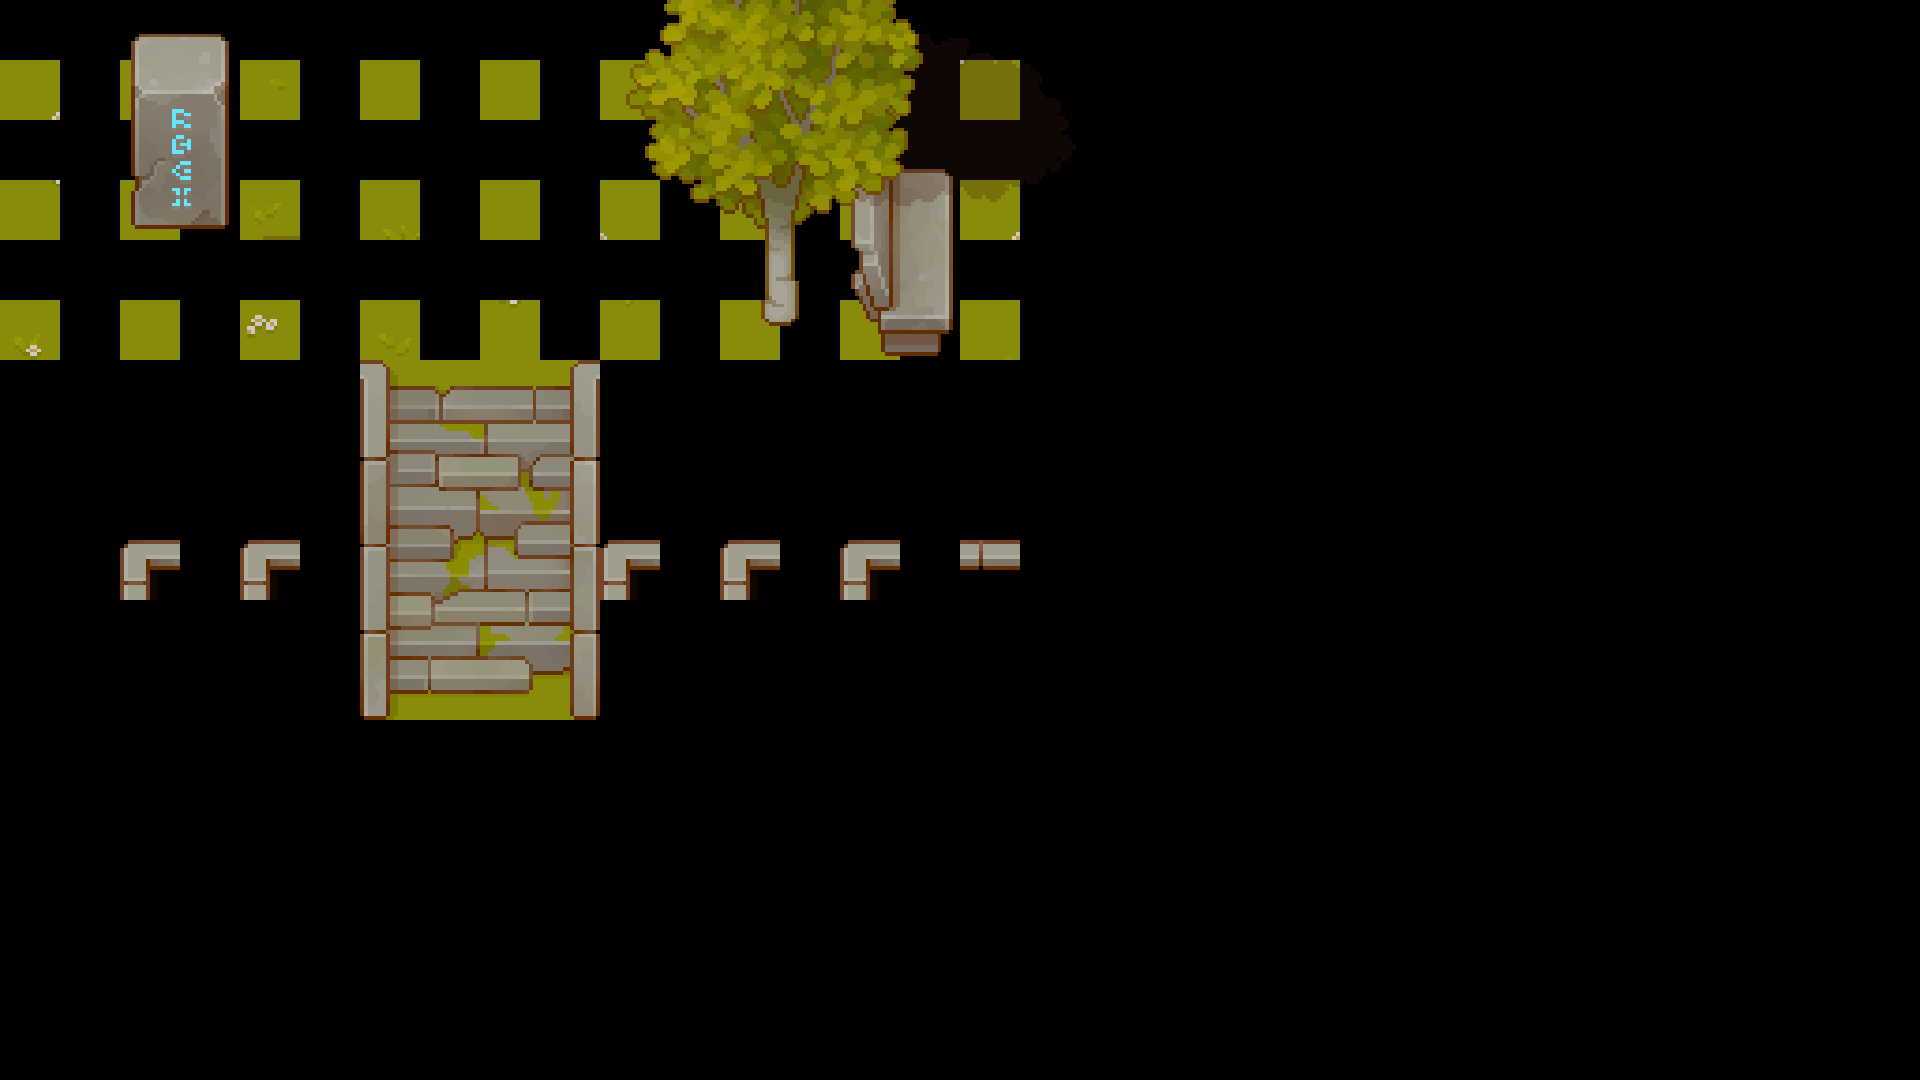

Tiled map render using the project's own tile images. Description and the whole map definition, tile-layer contents included, below:
An orthogonal 16x9 tile map with 120x120 px tiles, 7 tile layers (Calque de Tuiles 1, Calque de Tuiles 2, Shadow, Calque de Tuiles 3, ...), 7 tilesets and 12 objects.

<map version="1.10" tiledversion="1.11.2" orientation="orthogonal" renderorder="right-down" width="16" height="9" tilewidth="120" tileheight="120" infinite="0" nextlayerid="9" nextobjectid="18">
 <tileset firstgid="1" source="TX Tileset Grass 960.tsx" />
 <tileset firstgid="65" source="TX Tileset Wall 1920.tsx" />
 <tileset firstgid="321" source="TX Struct 1920.tsx" />
 <tileset firstgid="577" source="TX Props 1920.tsx" />
 <tileset firstgid="833" source="TX Plant 1920.tsx" />
 <tileset firstgid="1089" source="TX Shadow Plant 1920.tsx" />
 <tileset firstgid="1345" source="TX Shadow 1920.tsx" />
 <layer id="2" name="Calque de Tuiles 1" width="16" height="9">
  <data encoding="csv">
9,1,6,1,1,15,1,1,26,0,0,0,0,0,0,0,
25,1,1,1,1,1,1,1,9,0,0,0,0,0,0,0,
13,1,30,1,18,19,1,1,15,0,0,0,0,0,0,0,
0,0,0,0,0,0,0,0,0,0,0,0,0,0,0,0,
0,0,0,0,0,0,0,0,0,0,0,0,0,0,0,0,
0,0,0,0,0,0,0,0,0,0,0,0,0,0,0,0,
0,0,0,0,0,0,0,0,0,0,0,0,0,0,0,0,
0,0,0,0,0,0,0,0,0,0,0,0,0,0,0,0,
0,0,0,0,0,0,0,0,0,0,0,0,0,0,0,0
</data>
 </layer>
 <layer id="1" name="Calque de Tuiles 2" width="16" height="9">
  <data encoding="csv">
82,83,83,83,83,83,83,83,84,0,0,0,0,0,0,0,
98,0,0,0,0,0,0,0,100,0,0,0,0,0,0,0,
98,0,0,0,0,0,0,0,100,0,0,0,0,0,0,0,
114,115,115,402,403,115,115,115,116,0,0,0,0,0,0,0,
130,131,131,418,419,131,131,131,132,0,0,0,0,0,0,0,
0,0,0,434,435,0,0,0,0,0,0,0,0,0,0,0,
0,0,0,0,0,0,0,0,0,0,0,0,0,0,0,0,
0,0,0,0,0,0,0,0,0,0,0,0,0,0,0,0,
0,0,0,0,0,0,0,0,0,0,0,0,0,0,0,0
</data>
 </layer>
 <layer id="6" name="Shadow" width="16" height="9" opacity="0.25">
  <data encoding="csv">
0,1352,1353,0,0,0,0,0,0,0,0,0,0,0,0,0,
0,1368,1369,0,0,0,0,0,0,0,0,0,0,0,0,0,
0,0,0,0,0,0,0,0,0,0,0,0,0,0,0,0,
0,0,0,0,0,0,0,0,0,0,0,0,0,0,0,0,
0,0,0,0,0,0,0,0,0,0,0,0,0,0,0,0,
0,0,0,0,0,0,0,0,0,0,0,0,0,0,0,0,
0,0,0,0,0,0,0,0,0,0,0,0,0,0,0,0,
0,0,0,0,0,0,0,0,0,0,0,0,0,0,0,0,
0,0,0,0,0,0,0,0,0,0,0,0,0,0,0,0
</data>
 </layer>
 <layer id="3" name="Calque de Tuiles 3" width="16" height="9">
  <data encoding="csv">
0,0,0,0,0,0,0,0,0,0,0,0,0,0,0,0,
0,0,61,33,34,42,0,637,0,0,0,0,0,0,0,0,
0,0,0,59,60,0,907,653,0,0,0,0,0,0,0,0,
0,0,0,0,0,0,0,0,0,0,0,0,0,0,0,0,
0,0,0,0,0,0,0,0,0,0,0,0,0,0,0,0,
0,0,0,0,0,0,0,0,0,0,0,0,0,0,0,0,
0,0,0,0,0,0,0,0,0,0,0,0,0,0,0,0,
0,0,0,0,0,0,0,0,0,0,0,0,0,0,0,0,
0,0,0,0,0,0,0,0,0,0,0,0,0,0,0,0
</data>
 </layer>
 <layer id="5" name="Shadow" width="16" height="9" opacity="0.25">
  <data encoding="csv">
0,0,0,0,0,0,1142,1143,1144,0,0,0,0,0,0,0,
0,0,1369,0,0,0,1158,1159,1160,0,0,0,0,0,0,0,
0,0,0,0,0,0,0,0,0,0,0,0,0,0,0,0,
0,0,0,0,0,0,0,0,0,0,0,0,0,0,0,0,
0,0,0,0,0,0,0,0,0,0,0,0,0,0,0,0,
0,0,0,0,0,0,0,0,0,0,0,0,0,0,0,0,
0,0,0,0,0,0,0,0,0,0,0,0,0,0,0,0,
0,0,0,0,0,0,0,0,0,0,0,0,0,0,0,0,
0,0,0,0,0,0,0,0,0,0,0,0,0,0,0,0
</data>
 </layer>
 <layer id="4" name="Calque de Tuiles 4" width="16" height="9">
  <data encoding="csv">
0,584,0,0,0,874,875,876,0,0,0,0,0,0,0,0,
0,600,0,0,0,890,891,892,0,0,0,0,0,0,0,0,
0,0,0,0,0,0,0,0,0,0,0,0,0,0,0,0,
0,0,0,0,0,0,0,0,0,0,0,0,0,0,0,0,
0,0,0,0,0,0,0,0,0,0,0,0,0,0,0,0,
0,0,0,0,0,0,0,0,0,0,0,0,0,0,0,0,
0,0,0,0,0,0,0,0,0,0,0,0,0,0,0,0,
0,0,0,0,0,0,0,0,0,0,0,0,0,0,0,0,
0,0,0,0,0,0,0,0,0,0,0,0,0,0,0,0
</data>
 </layer>
 <layer id="8" name="Calque de Tuiles 7" width="16" height="9">
  <data encoding="csv">
0,585,0,0,0,0,0,0,0,0,0,0,0,0,0,0,
0,601,0,0,0,0,0,0,0,0,0,0,0,0,0,0,
0,0,0,0,0,0,0,0,0,0,0,0,0,0,0,0,
0,0,0,0,0,0,0,0,0,0,0,0,0,0,0,0,
0,0,0,0,0,0,0,0,0,0,0,0,0,0,0,0,
0,0,0,0,0,0,0,0,0,0,0,0,0,0,0,0,
0,0,0,0,0,0,0,0,0,0,0,0,0,0,0,0,
0,0,0,0,0,0,0,0,0,0,0,0,0,0,0,0,
0,0,0,0,0,0,0,0,0,0,0,0,0,0,0,0
</data>
 </layer>
 <objectgroup id="7" name="Collisions">
  <object id="2" x="134" y="86" width="88" height="140" visible="0" />
  <object id="5" x="767.273" y="186" width="25.8182" height="63.4545" />
  <object id="6" x="870" y="174.727" width="77.8182" height="143.273" />
  <object id="7" x="0" y="372" width="374.5" height="142" />
  <object id="8" x="584.667" y="374" width="491.333" height="138.667" />
  <object id="9" x="1068" y="-2" width="8.125" height="376.5" />
  <object id="10" x="0" y="-1.33333" width="12" height="373.333" />
  <object id="11" x="-0.666667" y="-3.33333" width="1071.33" height="10" />
  <object id="12" x="359.935" y="512.837" width="14.25" height="172.75" />
  <object id="13" x="585.045" y="511.75" width="15.125" height="168.75" />
  <object id="15" x="883.273" y="318" width="56.5455" height="37.2727" />
  <object id="16" x="131.333" y="85.6667" width="97.3333" height="77.6667" />
 </objectgroup>
</map>